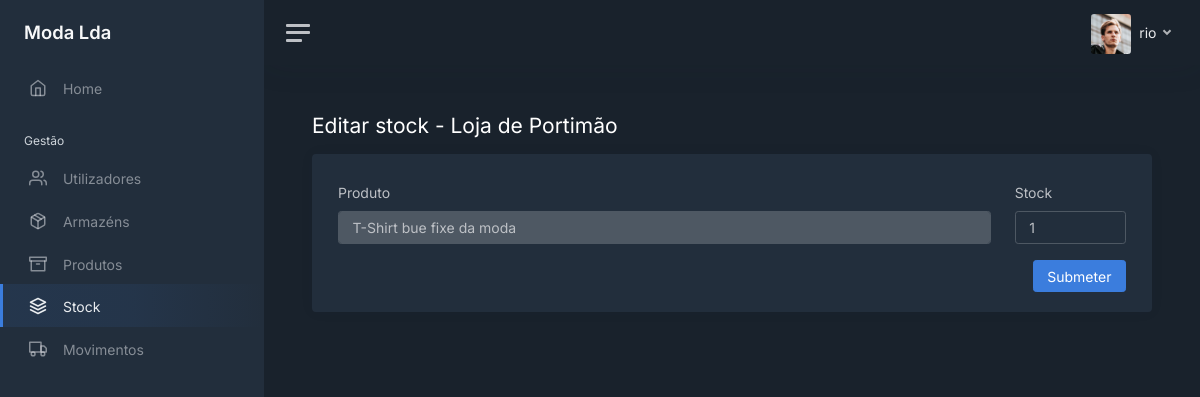
The app's page /stock/2/products/2 (signed in) with its own data.
### modules/login/models.py (models this page shows, shortened)
class User(UserMixin, db.Model):
    __tablename__ = 'users'
    __table_args__ = {'extend_existing': True}
    id = db.Column(db.Integer, primary_key=True)
    username = db.Column(db.String(), unique=True)
    password = db.Column(db.String())
    role = db.Column(db.String())
    last_login = db.Column(db.DateTime, server_default=db.func.now())
    active = db.Column(db.Boolean, unique=False, default=True)

### modules/main/models.py (models this page shows, shortened)
class Warehouse(db.Model):
    __tablename__ = 'warehouses'
    __table_args__ = {'extend_existing': True}
    id = db.Column(db.Integer, primary_key=True)
    name = db.Column(db.String(), unique=True)
    address = db.Column(db.String())
    phone = db.Column(db.String())
    active = db.Column(db.Boolean, unique=False, default=True)

class Product(db.Model):
    __tablename__ = 'products'
    __table_args__ = {'extend_existing': True}
    id = db.Column(db.Integer, primary_key=True)
    name = db.Column(db.String(), unique=True)
    category = db.Column(db.String())
    color = db.Column(db.String())
    brand = db.Column(db.String())
    min_stock = db.Column(db.Integer())
    max_stock = db.Column(db.Integer())
    last_buy_price = db.Column(db.Float())
    avg_buy_price = db.Column(db.Float())
    sell_price = db.Column(db.Float())
    desc = db.Column(db.String())
    active = db.Column(db.Boolean, unique=False, default=True)

class Product_Warehouse(db.Model):
    __tablename__ = 'products_warehouses'
    __table_args__ = {'extend_existing': True}
    product_id = db.Column(db.Integer, ForeignKey(Product.id), primary_key=True)
    warehouse_id = db.Column(db.Integer, ForeignKey(Warehouse.id), primary_key=True)
    quantity = db.Column(db.Integer)
    product = relationship('Product', foreign_keys='Product_Warehouse.product_id')
    warehouse = relationship('Warehouse', foreign_keys='Product_Warehouse.warehouse_id')

### modules/main/views.py (the view)
@bp.route('/stock/<int:warehouse_id>/products/<int:product_id>', methods=['GET'])
@login_required
def view_stock_warehouse_product(warehouse_id, product_id):
    warehouse = Warehouse.query.filter_by(id=warehouse_id, active=1).first_or_404()
    Product.query.filter_by(id=product_id, active=1).first_or_404()
    query = text('''
         SELECT
            products.id as id,
            products.name AS name,
            products_warehouses.quantity AS quantity
        FROM
            products
        LEFT JOIN
            products_warehouses ON products_warehouses.product_id = products.id AND products_warehouses.warehouse_id = :warehouse_id
        LEFT JOIN
            warehouses ON warehouses.id = products_warehouses.warehouse_id
        WHERE products.id = :product_id and products.active = 1
    ''')
    result = db.session.execute(query, {'warehouse_id': warehouse_id, 'product_id': product_id}).one()
    return render_template('stock/stock_edit.html', user=current_user, tab="stock",
                           warehouse=warehouse, product=result)

### modules/login/models.py (called while the page is built)
@login_manager.user_loader
def load_user(user_id):
    return User.query.get(int(user_id))

### modules/main/templates/stock/stock_edit.html (shortened to what this page needs)
<!DOCTYPE html>
<html lang="en">
<head>
    <link href="/static/css/dashboard.css" rel="stylesheet">
    <link href="https://cdn.datatables.net/1.13.7/css/dataTables.bootstrap5.min.css" rel="stylesheet">
</head>
{% extends 'sidebar.html' %}
{% block content %}
    <div class="row">
        <div class="col float-start">
            <h1 class="h3 mb-3">Editar stock - {{ warehouse.name }}
            </h1>
        </div>
    </div>
    <div class="card">
        <div class="card-body">
            <div class="container-fluid">
                <form method="post" action="">
                    <div class="row">
                        <div class="col-8 col-md-10 mt-2">
                            <label for="product" class="form-label">Produto</label>
                            <input class="form-control" id="product" value="{{ product.name }}" disabled="disabled">
                        </div>
                        <div class="col-4 col-md-2 mt-2">
                            <label for="stock" class="form-label">Stock</label>
                            <input class="form-control" id="stock" name="stock" value="{% if product.quantity is none %}0{% else %}{{ product.quantity }}{% endif %}">
                        </div>
                    </div>
                    <div class="row mt-3">
                        <div class="col">
                            <button type="submit" class="btn btn-primary float-end">Submeter</button>
                        </div>
                    </div>
                </form>
            </div>
        </div>
{% endblock %}

### modules/main/templates/sidebar.html (shortened to what this page needs)
<body data-theme="dark">
<div class="wrapper">
    <nav id="sidebar" class="sidebar js-sidebar">
        <div class="sidebar-content js-simplebar">
            <a class="sidebar-brand" href="/home">
                <span class="align-middle">Moda Lda</span>
            </a>
            <ul class="sidebar-nav">
                <li class="sidebar-item {% if tab == 'home' %}active{% endif %}">
                    <a class="sidebar-link" href="/home">
                        <i class="align-middle" data-feather="home"></i> <span class="align-middle">Home</span>
                    </a>
                </li>
                <li class="sidebar-header">
                    Gestão
                </li>
                {% if user.role == 'admin' or user.role == 'gerente' %}
                <li class="sidebar-item {% if tab == 'users' %}active{% endif %}">
                    <a class="sidebar-link" href="/users">
                        <i class="align-middle" data-feather="users"></i> <span class="align-middle">Utilizadores</span>
                    </a>
                </li>
                {% endif %}
                {% if user.role == 'admin' or user.role == 'gerente' %}
                <li class="sidebar-item {% if tab == 'warehouses' %}active{% endif %}">
                    <a class="sidebar-link" href="/warehouses">
                        <i class="align-middle" data-feather="package"></i> <span class="align-middle">Armazéns</span>
                    </a>
                </li>
                {% endif %}
                <li class="sidebar-item {% if tab == 'products' %}active{% endif %}">
                    <a class="sidebar-link" href="/products">
                        <i class="align-middle" data-feather="archive"></i> <span class="align-middle">Produtos</span>
                    </a>
                </li>
                <li class="sidebar-item {% if tab == 'stock' %}active{% endif %}">
                    <a class="sidebar-link" href="/stock">
                        <i class="align-middle" data-feather="layers"></i> <span class="align-middle">Stock</span>
                    </a>
                </li>
                <li class="sidebar-item {% if tab == 'movements' %}active{% endif %}">
                    <a class="sidebar-link" href="/movements">
                        <i class="align-middle" data-feather="truck"></i> <span class="align-middle">Movimentos</span>
                    </a>
                </li>
            </ul>
        </div>
    </nav>
    <div class="main">
        <nav class="navbar navbar-expand navbar-light navbar-bg">
            <a class="sidebar-toggle js-sidebar-toggle">
                <i class="hamburger align-self-center"></i>
            </a>
            <div class="navbar-collapse collapse">
                <ul class="navbar-nav navbar-align">
                    <li class="nav-item dropdown">
                        <a class="nav-link dropdown-toggle d-none d-sm-inline-block" href="#" data-bs-toggle="dropdown">
                            <img src="/static/img/avatars/avatar.jpg" class="avatar img-fluid rounded me-1"
                                 alt="{{ user.username }}"/> <span class="text-dark"> {{ user.username }} </span>
                        </a>
                    </li>
                </ul>
            </div>
        </nav>
        <main class="content">
            <div class="container-fluid p-0">
                {% block content %}
                {% endblock %}
            </div>
        </main>
    </div>
</div>
</body>
</html>

### records on screen
User: username "rio"
Warehouse: name "Loja de Portimão"
Product: name "T-Shirt bue fixe da moda"
Product_Warehouse: stock "1"
